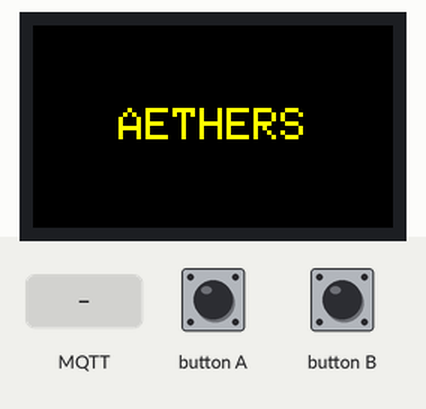
Recording of a sketch running on a simulated ESP32. Shown: 240×135 colour display. Inputs (shaded band) come from the test bench. WiFi joins after 1.5 s; servers stay silent unless stated; random numbers use the default seed unless the sketch sets one; no MQTT or app messages arrive unless stated.

Above: at 2.9 s.
3.0 s: button A pressed for 0.15 s
At 4.0 s:
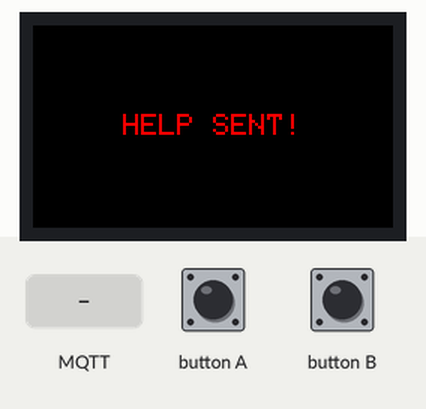
6.1 s: MQTT message "EQ" arrives on the first subscribed topic
At 6.7 s:
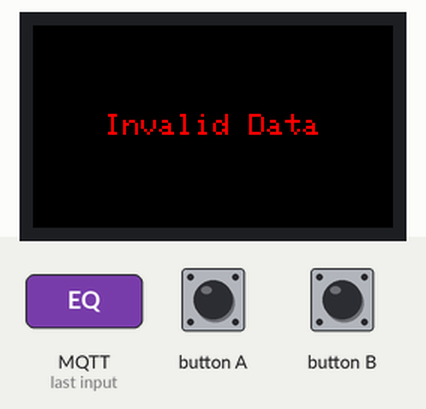
7.6 s: MQTT message "1" arrives on the first subscribed topic
At 8.1 s:
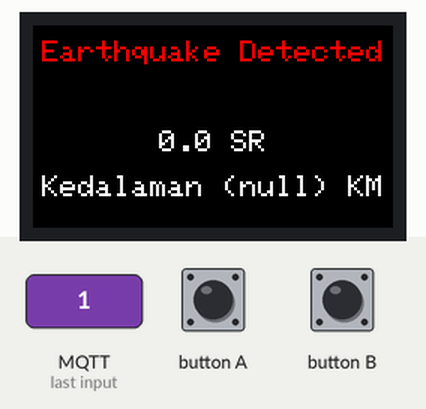
9.1 s: button A pressed for 1 s
At 12.7 s:
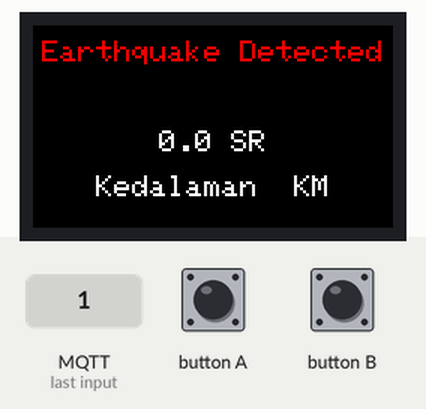
13.1 s: MQTT message "0" arrives on the first subscribed topic
At 13.4 s:
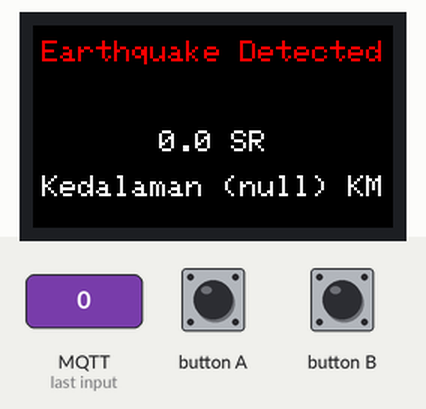
14.6 s: MQTT message "on" arrives on the first subscribed topic
At 15.7 s:
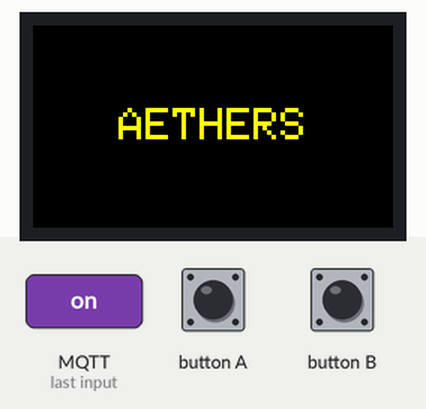
Timing chart, 0 to 17.1 s (numbered marks = the images above; inputs shaded):
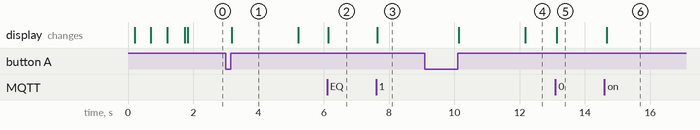

The sketch:

Watch_Code.ino
```cpp
#include "M5StickCPlus.h"
#include <WiFi.h>
#include <PubSubClient.h>
#include <ArduinoJson.h>

WiFiClient espClient;
PubSubClient client(espClient);

const char* ssid        = "Sekolah Robot Indonesia";
const char* password    = "sadapsadap";
const char* mqtt_server = "broker.hivemq.com";
const char* topic_users = "earthquake/alerts";
const char* topic_eq    = "earthquake/magnitude";

String displayText = "AETHERS";  // Teks standby default
bool newMessage = false;         // Penanda ada pesan baru
String lastDisplayed = "";  // Tambahkan variabel global

String lastLokasi = "";
float lastSR = 0.0;
String lastKedalaman = "";

void setupWifi();
void callback(char* topic, byte* payload, unsigned int length);
void reConnect();
void showCenteredText(String text, uint16_t color, uint8_t size);

void setup() {
    M5.begin();
    M5.Lcd.setRotation(3);
    M5.Lcd.fillScreen(BLACK);
    setupWifi();
    client.setServer(mqtt_server, 1883);
    client.setCallback(callback);
    showCenteredText(displayText, YELLOW, 3);
}

void loop() {
    if (!client.connected()) {
        reConnect();
    }
    client.loop();

    M5.update();

    // Jika tombol A ditekan → kirim pesan darurat
    if (M5.BtnA.wasReleased()) {
        client.publish(topic_users, "User 1 - Code Red - Need Help ASAP");
        showCenteredText("HELP SENT!", RED, 2);
        delay(2000);

        // Kembali ke tampilan sebelumnya
        if (newMessage && lastDisplayed == "EQ") {
            showEarthquakeInfo(lastLokasi.c_str(), lastSR, lastKedalaman.c_str());
        } else {
            showCenteredText("AETHERS", YELLOW, 3);
        }
    }

    // Jika tidak ada pesan gempa → tetap tampilkan "AETHERS" hanya sekali
    if (!newMessage && lastDisplayed != "AETHERS") {
        showCenteredText("AETHERS", YELLOW, 3);
        lastDisplayed = "AETHERS";
    }
}

void setupWifi() {
    delay(10);
    M5.Lcd.printf("Connecting to %s", ssid);
    WiFi.mode(WIFI_STA);
    WiFi.begin(ssid, password);

    while (WiFi.status() != WL_CONNECTED) {
        delay(500);
        M5.Lcd.print(".");
    }
    M5.Lcd.printf("\nSuccess\n");
}

void callback(char* topic, byte* payload, unsigned int length) {
    if (strcmp(topic, topic_eq) == 0) {
        String jsonStr;
        for (int i = 0; i < length; i++) {
            jsonStr += (char)payload[i];
        }

        StaticJsonDocument<256> doc;
        DeserializationError error = deserializeJson(doc, jsonStr);
        if (error) {
            showCenteredText("Invalid Data", RED, 2);
            newMessage = false;
            return;
        }

        const char* lokasi = doc["lokasi"];
        float sr = doc["SR"];
        const char* kedalaman = doc["kedalaman"];

        // simpan teks terakhir agar bisa dikembalikan setelah HELP SENT
        lastDisplayed = "EQ";
        lastLokasi = lokasi;
        lastSR = sr;
        lastKedalaman = kedalaman;
        newMessage = true;

        showEarthquakeInfo(lokasi, sr, kedalaman);
    }
}

void reConnect() {
    while (!client.connected()) {
        M5.Lcd.print("Attempting MQTT connection...");
        String clientId = "M5Stack-";
        clientId += String(random(0xffff), HEX);
        if (client.connect(clientId.c_str())) {
            M5.Lcd.printf("\nSuccess\n");
            client.subscribe(topic_eq);
        } else {
            M5.Lcd.print("failed, rc=");
            M5.Lcd.print(client.state());
            M5.Lcd.println(" try again in 5s");
            delay(5000);
        }
    }
}

void showCenteredText(String text, uint16_t color, uint8_t size) {
    M5.Lcd.fillScreen(BLACK);
    M5.Lcd.setTextColor(color);
    M5.Lcd.setTextSize(size);

    // hitung lebar & tinggi teks kira-kira
    int16_t w = text.length() * 6 * size;  // lebar per karakter * size
    int16_t h = 8 * size;                  // tinggi font * size

    int16_t x = (M5.Lcd.width() - w) / 2;
    int16_t y = (M5.Lcd.height() - h) / 2;

    if (x < 0) x = 0; // kalau teks terlalu panjang
    if (y < 0) y = 0;

    M5.Lcd.setCursor(x, y);
    M5.Lcd.print(text);
}

void showEarthquakeInfo(const char* lokasi, float sr, const char* kedalaman) {
    M5.Lcd.fillScreen(BLACK);

    // Baris 1: Judul
    M5.Lcd.setTextColor(RED);
    M5.Lcd.setTextSize(2);
    int16_t x = (M5.Lcd.width() - (strlen("Earthquake Detected") * 12)) / 2;
    if (x < 0) x = 0;
    M5.Lcd.setCursor(x, 10);
    M5.Lcd.println("Earthquake Detected");

    // Baris 2: Lokasi
    M5.Lcd.setTextColor(WHITE);
    M5.Lcd.setTextSize(2);
    x = (M5.Lcd.width() - (strlen(lokasi) * 12)) / 2;
    if (x < 0) x = 0;
    M5.Lcd.setCursor(x, 40);
    M5.Lcd.println(lokasi);

    // Baris 3: SR
    char srBuf[16];
    sprintf(srBuf, "%.1f SR", sr);
    x = (M5.Lcd.width() - (strlen(srBuf) * 12)) / 2;
    if (x < 0) x = 0;
    M5.Lcd.setCursor(x, 70);
    M5.Lcd.println(srBuf);

    // Baris 4: Kedalaman
    char kdBuf[32];
    sprintf(kdBuf, "Kedalaman %s KM", kedalaman);
    x = (M5.Lcd.width() - (strlen(kdBuf) * 12)) / 2;
    if (x < 0) x = 0;
    M5.Lcd.setCursor(x, 100);
    M5.Lcd.println(kdBuf);
}
```

Measured:
- after the input at 3.0 s, the display: changes after 0.19 s (image 1)
- after the input at 6.1 s, the display: changes at once (image 2)
- after the input at 7.6 s, the display: changes at once (image 3)
- after the input at 9.1 s, the display: first changes after 1.0 s (image 4 shows a later state)
- after the input at 13.1 s, the display: changes at once (image 5)
- after the input at 14.6 s, the display: changes after 0.07 s (image 6)
- what the display in image 1 shows lasts 2.0 s, from 3.2 s to 5.2 s
